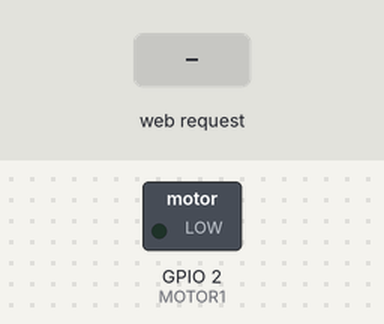
Simulated run of this sketch. Board: ESP8266 (NodeMCU). On the bench: switched loads named in the sketch (green lamp = pin HIGH). The inputs (shaded band) are chosen by the test bench. WiFi joins after 1.5 s; servers stay silent unless stated; what the sketch prints to the serial monitor is not drawn.

Above: at 2.7 s.
2.8 s: HTTP request GET /CAR=STOP received
At 3.5 s:
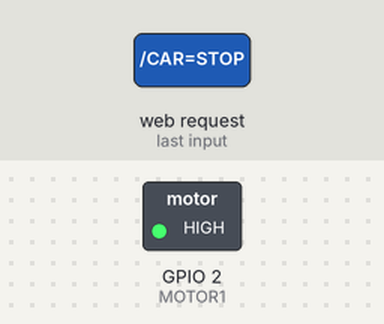
4.3 s: HTTP request GET /CAR=STRAIGHT received
At 4.6 s:
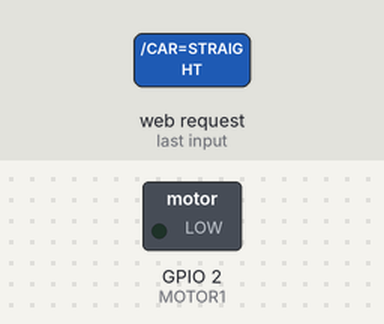
5.8 s: HTTP request GET /CAR=BACK received
At 7.0 s:
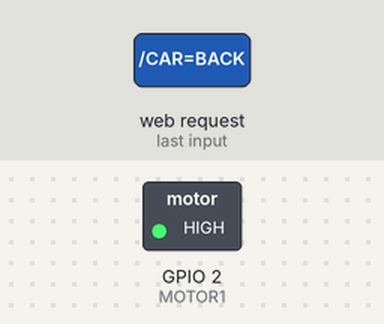
Timing chart, 0 to 8.8 s (numbered marks = the images above; inputs shaded):
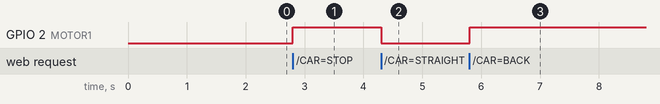

Measured:
- after the input at 2.8 s, GPIO 2 (MOTOR1): LOW → HIGH at once
- after the input at 4.3 s, GPIO 2 (MOTOR1): HIGH → LOW at once
- after the input at 5.8 s, GPIO 2 (MOTOR1): LOW → HIGH at once

The sketch:

WiFi_car.ino
```cpp
#include <ESP8266WiFi.h>
#define LED_BUILTIN 2
#define BUILTIN_LED 0
const char* ssid = "IITH-Guest-PWD-IITH@2019";
const char* password = "IITH@2019";

int MOTOR1 = LED_BUILTIN; // led connected to D0
int MOTOR2 = BUILTIN_LED; // led connected to D4
int MOTOR3 = 1; // led connected to D0
int MOTOR4 = 3; // led connected to D0

WiFiServer server(80);

void setup()
{
  Serial.begin(115200);
  pinMode(MOTOR1, OUTPUT);
  digitalWrite(MOTOR1, LOW);

  Serial.print("Connecting to the Newtork");
  WiFi.begin(ssid, password);
  while (WiFi.status() != WL_CONNECTED)
  {
    delay(500);
    Serial.print(".");
  }
  Serial.println("WiFi connected");
  server.begin();  // Starts the Server
  Serial.println("Server started");

  Serial.print("IP Address of network: "); // Prints IP address on Serial Monitor
  Serial.println(WiFi.localIP());
  Serial.print("Copy and paste the following URL: https://");
  Serial.print(WiFi.localIP());
  Serial.println("/");
}

void loop()
{
  WiFiClient client = server.available();
  if (!client)
  {
    return;
  }
  Serial.println("Waiting for new client");
  while(!client.available())
  {
    delay(1);
  }

  String request = client.readStringUntil('\r');
  Serial.println(request);
  client.flush();

  int value = 0;
  if(request.indexOf("/CAR=STOP") != -1)
  {
    digitalWrite(MOTOR1, HIGH); // Turn ON LED
    digitalWrite(MOTOR2, HIGH);
    value = 1;
  }
  if(request.indexOf("/CAR=STRAIGHT") != -1)
  {
    digitalWrite(MOTOR1, LOW); // Turn ON LED
    digitalWrite(MOTOR2, LOW);
    value = 0;
  }
  if(request.indexOf("/CAR=BACK") != -1)
  {
    digitalWrite(MOTOR3, LOW); // Turn ON LED
    digitalWrite(MOTOR4, LOW);
    digitalWrite(MOTOR1, HIGH); // Turn ON LED
    digitalWrite(MOTOR2, HIGH);
    value = 4;
  }
  if(request.indexOf("/CAR=RIGHT") != -1)
  {
    digitalWrite(MOTOR1, LOW); // Turn OFF LED
    digitalWrite(MOTOR2, HIGH);
    value = 2;
  }
  if(request.indexOf("/CAR=LEFT") != -1)
  {
    digitalWrite(MOTOR1, HIGH); // Turn OFF LED
    digitalWrite(MOTOR2, LOW);
    value = 3;
  }

/*------------------HTML Page Creation---------------------*/

  client.println("HTTP/1.1 200 OK"); // standalone web server with an ESP8266
  client.println("Content-Type: text/html");
  client.println("");
  client.println("<!DOCTYPE HTML>");
  client.println("<html>");

  client.print("THE LOOSER: ");

  if(value == 0)
  {
    client.print("STRAIGHT");
  }
  else if (value == 1)
  {
    client.print("STOP");
  }
  else if (value == 4)
  {
    client.print("BACK");
  }
  else if (value == 2)
  {
    client.print("RIGHT");
  }
  else if (value == 3)
  {
    client.print("LEFT");
  }

  client.println("<br><br>");
  client.println("<a href=\"/CAR=STRAIGHT\"\"><button>STARIGHT</button></a>");
  client.println("<a href=\"/CAR=BACK\"\"><button>BACK</button></a>");
  client.println("<a href=\"/CAR=STOP\"\"><button>STOP</button></a>");
  client.println("<a href=\"/CAR=RIGHT\"\"><button>RIGHT</button></a>");
  client.println("<a href=\"/CAR=LEFT\"\"><button>LEFT</button></a><br />");
  client.println("</html>");

  delay(1);
  Serial.println("Client disonnected");
  Serial.println("");
}
```
